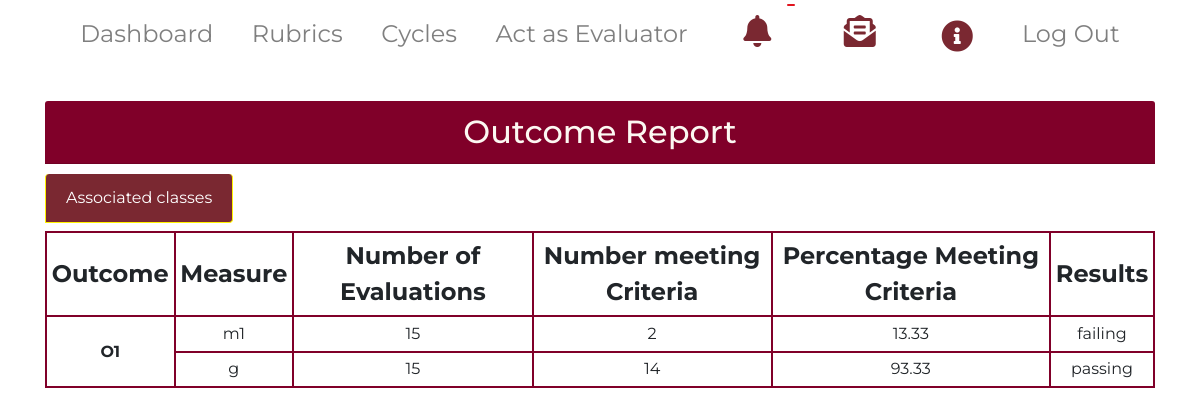
Before: /generate_outcome_report/37 (signed in) with the older database file.
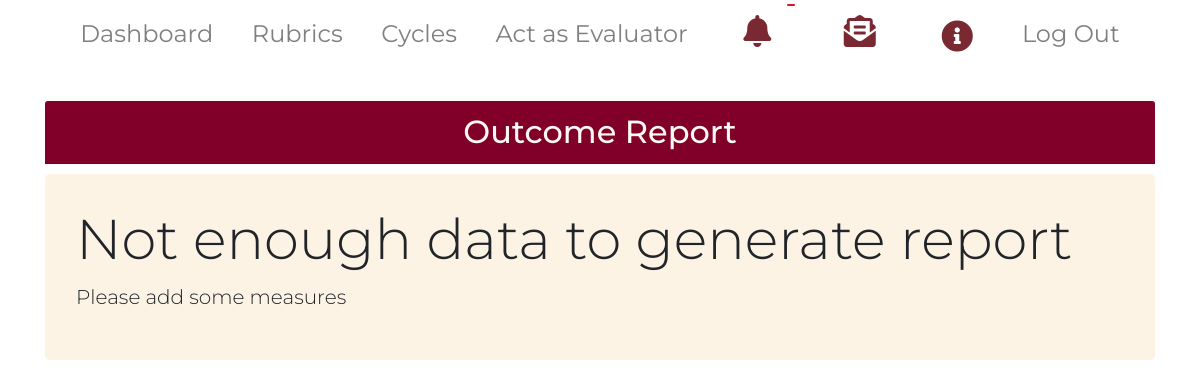
After: the same page with the newer database file.
### main/models.py (models this page shows, shortened)
class Outcome(models.Model):
    title = models.CharField(max_length=200, default='', null=True)
    desc = models.CharField(max_length=600, null=True)
    status = models.BooleanField(default=True)
    cycle = models.ManyToManyField(Cycle)
    course = models.ManyToManyField(Course)
    coordinator = models.ForeignKey(CoOrdinator,null=True,on_delete=models.CASCADE)
    def __str__(self):
        return self.title

class Measure(models.Model):
    CUTOFF_TYPES = (('Percentage', 'Percentage'),
                  ('Percentile', 'Percentile'),
                  ('Average', 'Average')
                 )
    cutoff_type = models.CharField(max_length = 100, choices=CUTOFF_TYPES, default='Percentage')
    TOOL_TYPES = (('Rubric', 'Rubric'),
                  ('Test score', 'Test score')
                  )
    tool_type = models.CharField(max_length=100, choices=TOOL_TYPES, default='Rubric')
    STATUS_TYPES = (('passing', 'passing'),
                    ('failing', 'failing'),
                    ('passed', 'passed'),
                    ('failed', 'failed')
                    )
    status = models.CharField(max_length=100, choices=STATUS_TYPES, default='failing')
    statusPercent = models.FloatField(default=0.0)
    evaluationPercent = models.FloatField(default=0.0)
    measureTitle = models.CharField(max_length=200, default='', null=True)
    outcome = models.ForeignKey(Outcome, null=True, on_delete = models.CASCADE)
    cutoff_percentage = models.FloatField(null=True, blank = True, default=0)
    cutoff_score = models.FloatField(null=True, blank=True, default=0)
    rubric = models.ForeignKey(Rubric,null=True, blank = True, on_delete = models.CASCADE)
    test_score = models.ForeignKey(Test_score, null=True, blank = True, on_delete = models.CASCADE)
    student = models.ManyToManyField(Student)
    evaluator = models.ManyToManyField(Evaluator)
    coordinator = models.ForeignKey(CoOrdinator,null=True,on_delete=models.CASCADE)

### main/views.py (the view)
# urls.py: path('generate_outcome_report/<int:outcome_id>', views.generate_outcome_report, name = 'generate_outcome_report'),
def generate_outcome_report(request, outcome_id):
    outcome = Outcome.objects.get(id=outcome_id)
    measures = Measure.objects.filter(outcome=outcome)
    data = dict()
    evaluated_student_count = 0
    number_of_pass_cases = 0
    measure = None
    msgs = Broadcast.objects.filter(receiver=request.user.email).order_by('-sent_at')
    for measure in measures:
        evaluated_student_count = custom_students.objects.filter(measure=measure, grade__isnull = False, current=True).count()
        number_of_pass_cases = custom_students.objects.filter(measure=measure,grade__gte = measure.cutoff_score, current=True).count()
        data.update({ measure.id: [evaluated_student_count, number_of_pass_cases, measure.measureTitle, measure.statusPercent, measure.status]})
        print(data)
    if measure is None:
        context = {'outcome': outcome, 'measures': measures, 'evaluated_student_count': evaluated_student_count,
                   'number_of_pass_cases': number_of_pass_cases,'mymeasure':measure, 'msgs':msgs}
    else:
        context = {'outcome':outcome, 'measures':measures, 'evaluated_student_count':evaluated_student_count,
                   'number_of_pass_cases':number_of_pass_cases, 'data':data, 'measure_id':measure.id,
                   'count':measures.count()+1,'mymeasure':measure, 'msgs':msgs}
    return render(request, 'main/outcome_report.html', context)

### main/templates/main/outcome_report.html (shortened to what this page needs)
{% extends  'main/adminbase.html' %}
{%load static%}
{% block body_block %}
<div class="container">
<h2 class="card-header" ><center>Outcome Report</center></h2>
{% if mymeasure is None %}
    <div class="jumbotron jumbotron-fluid" style="  background-color: rgb(252, 243, 229);">
      <div class="container">
        <h1 class="display-4">Not enough data to generate report</h1>
        <p class="lead"> Please add some measures </p>
      </div>
    </div>
    {% else %}
    <ul class="list-group list-group-horizontal-sm mb-2">
      <li class="list-group-item active">Associated classes </li>
    </ul>
<div class="table-responsive">
<table class="table table-bordered table-hover table-sm">
  <tr>
    <th class="align-middle">Outcome</th>
    <th class="align-middle">Measure</th>
    <th class="align-middle">Number of Evaluations</th>
    <th class="align-middle">Number meeting Criteria</th>
    <th class="align-middle">Percentage Meeting Criteria</th>
    <th class="align-middle">Results</th>
  </tr>
  <tr>
      <td class="align-middle" rowspan="{{count}}"><strong>{{outcome}}</strong></td>
{%for k,m in data.items%}
      <td>{{m.2}}</td>
      <td >{{m.0}} </td>
      <td >{{m.1}} </td>
      <td>{{m.3|floatformat:2}} </td>
      <td>{{m.4}}</td>
  </tr>
{%endfor%}
</table>
    {% endif %}
</div>
</div>
{% endblock %}

Changed rows visible on the page:
no longer on this page (row edited): Outcome: title "O1"
removed Measure: measureTitle "m1", statusPercent "13.33", status "failing"
removed Measure: measureTitle "g", statusPercent "93.33", status "passing"
Other visible differences:
text no longer shown: "Associated classes Outcome Measure Number of Evaluations Number meeting Criteria Percentage Meeting Criteria Results"
text now shown: "Not enough data to generate report Please add some measures"
list line gone: "15 2"
list line gone: "15 14"
